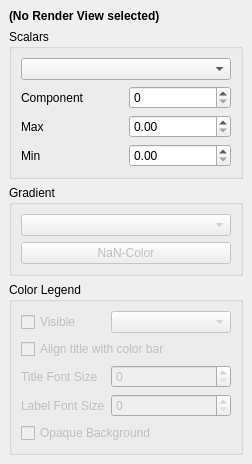
<?xml version="1.0" encoding="UTF-8"?>
<ui version="4.0">
 <class>ColorMappingChooser</class>
 <widget class="QDockWidget" name="ColorMappingChooser">
  <property name="geometry">
   <rect>
    <x>0</x>
    <y>0</y>
    <width>252</width>
    <height>435</height>
   </rect>
  </property>
  <property name="sizePolicy">
   <sizepolicy hsizetype="Preferred" vsizetype="Fixed">
    <horstretch>0</horstretch>
    <verstretch>0</verstretch>
   </sizepolicy>
  </property>
  <property name="windowTitle">
   <string>Color Mapping</string>
  </property>
  <widget class="QWidget" name="content">
   <property name="sizePolicy">
    <sizepolicy hsizetype="Preferred" vsizetype="Fixed">
     <horstretch>0</horstretch>
     <verstretch>0</verstretch>
    </sizepolicy>
   </property>
   <layout class="QVBoxLayout" name="mainLayout">
    <item>
     <widget class="QLabel" name="relatedRenderView">
      <property name="font">
       <font>
        <weight>75</weight>
        <bold>true</bold>
       </font>
      </property>
      <property name="text">
       <string>(No Render View selected)</string>
      </property>
      <property name="alignment">
       <set>Qt::AlignLeading|Qt::AlignLeft|Qt::AlignTop</set>
      </property>
     </widget>
    </item>
    <item>
     <widget class="QGroupBox" name="scalarsGroupBox">
      <property name="title">
       <string>Scalars</string>
      </property>
      <property name="alignment">
       <set>Qt::AlignLeading|Qt::AlignLeft|Qt::AlignTop</set>
      </property>
      <layout class="QVBoxLayout" name="verticalLayout">
       <item>
        <widget class="QComboBox" name="scalarsComboBox"/>
       </item>
       <item>
        <widget class="QWidget" name="widget">
         <layout class="QGridLayout" name="gridLayout">
          <property name="leftMargin">
           <number>0</number>
          </property>
          <property name="topMargin">
           <number>0</number>
          </property>
          <property name="rightMargin">
           <number>0</number>
          </property>
          <property name="bottomMargin">
           <number>0</number>
          </property>
          <item row="2" column="1">
           <widget class="QDoubleSpinBox" name="minValueSpinBox"/>
          </item>
          <item row="0" column="1">
           <widget class="QSpinBox" name="componentSpinBox"/>
          </item>
          <item row="2" column="0">
           <widget class="QLabel" name="minLabel">
            <property name="text">
             <string>Min</string>
            </property>
           </widget>
          </item>
          <item row="0" column="0">
           <widget class="QLabel" name="componentLabel">
            <property name="text">
             <string>Component</string>
            </property>
           </widget>
          </item>
          <item row="1" column="0">
           <widget class="QLabel" name="maxLabel">
            <property name="text">
             <string>Max</string>
            </property>
           </widget>
          </item>
          <item row="1" column="1">
           <widget class="QDoubleSpinBox" name="maxValueSpinBox">
            <property name="value">
             <double>0.000000000000000</double>
            </property>
           </widget>
          </item>
         </layout>
        </widget>
       </item>
      </layout>
     </widget>
    </item>
    <item>
     <widget class="QGroupBox" name="gradientGroupBox">
      <property name="enabled">
       <bool>true</bool>
      </property>
      <property name="title">
       <string>Gradient</string>
      </property>
      <layout class="QVBoxLayout" name="gradientGroupLayout">
       <item>
        <widget class="QWidget" name="gradientGroupBoxContents">
         <property name="enabled">
          <bool>false</bool>
         </property>
         <layout class="QVBoxLayout" name="verticalLayout_2">
          <property name="leftMargin">
           <number>0</number>
          </property>
          <property name="topMargin">
           <number>0</number>
          </property>
          <property name="rightMargin">
           <number>0</number>
          </property>
          <property name="bottomMargin">
           <number>0</number>
          </property>
          <item>
           <widget class="QComboBox" name="gradientComboBox"/>
          </item>
          <item>
           <widget class="QPushButton" name="nanColorButton">
            <property name="text">
             <string>NaN-Color</string>
            </property>
           </widget>
          </item>
         </layout>
        </widget>
       </item>
      </layout>
     </widget>
    </item>
    <item>
     <widget class="QGroupBox" name="legendGroupBox">
      <property name="enabled">
       <bool>true</bool>
      </property>
      <property name="title">
       <string>Color Legend</string>
      </property>
      <layout class="QGridLayout" name="gridLayout_3">
       <property name="spacing">
        <number>0</number>
       </property>
       <item row="7" column="0">
        <widget class="QWidget" name="legendGroupBoxContents">
         <property name="enabled">
          <bool>false</bool>
         </property>
         <layout class="QGridLayout" name="gridLayout_2">
          <property name="leftMargin">
           <number>0</number>
          </property>
          <property name="topMargin">
           <number>0</number>
          </property>
          <property name="rightMargin">
           <number>0</number>
          </property>
          <property name="bottomMargin">
           <number>0</number>
          </property>
          <item row="0" column="0">
           <widget class="QCheckBox" name="colorLegendCheckBox">
            <property name="text">
             <string>Visible</string>
            </property>
           </widget>
          </item>
          <item row="0" column="1">
           <widget class="QComboBox" name="legendPositionComboBox">
            <property name="sizePolicy">
             <sizepolicy hsizetype="Expanding" vsizetype="Fixed">
              <horstretch>0</horstretch>
              <verstretch>0</verstretch>
             </sizepolicy>
            </property>
           </widget>
          </item>
          <item row="1" column="0" colspan="2">
           <widget class="QCheckBox" name="legendAlignTitleCheckBox">
            <property name="sizePolicy">
             <sizepolicy hsizetype="Minimum" vsizetype="Fixed">
              <horstretch>0</horstretch>
              <verstretch>0</verstretch>
             </sizepolicy>
            </property>
            <property name="text">
             <string>Align title with color bar</string>
            </property>
           </widget>
          </item>
          <item row="2" column="0">
           <widget class="QLabel" name="label_2">
            <property name="text">
             <string>Title Font Size</string>
            </property>
           </widget>
          </item>
          <item row="2" column="1">
           <widget class="QSpinBox" name="legendTitleFontSize"/>
          </item>
          <item row="3" column="0">
           <widget class="QLabel" name="label">
            <property name="text">
             <string>Label Font Size</string>
            </property>
           </widget>
          </item>
          <item row="3" column="1">
           <widget class="QSpinBox" name="legendLabelFontSize"/>
          </item>
          <item row="4" column="0" colspan="2">
           <widget class="QCheckBox" name="legendBackgroundCheckBox">
            <property name="text">
             <string>Opaque Background</string>
            </property>
           </widget>
          </item>
         </layout>
        </widget>
       </item>
      </layout>
     </widget>
    </item>
   </layout>
  </widget>
 </widget>
 <resources/>
 <connections/>
</ui>
